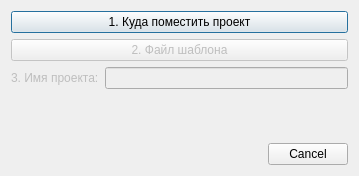
<?xml version="1.0" encoding="UTF-8"?>
<ui version="4.0">
 <class>autoFolder</class>
 <widget class="QDialog" name="autoFolder">
  <property name="geometry">
   <rect>
    <x>0</x>
    <y>0</y>
    <width>359</width>
    <height>176</height>
   </rect>
  </property>
  <property name="windowTitle">
   <string>autoFolder</string>
  </property>
  <layout class="QVBoxLayout" name="verticalLayout">
   <item>
    <widget class="QPushButton" name="btnTargetFolder">
     <property name="text">
      <string>1. Куда поместить проект</string>
     </property>
    </widget>
   </item>
   <item>
    <widget class="QPushButton" name="btnTemplate">
     <property name="enabled">
      <bool>false</bool>
     </property>
     <property name="text">
      <string>2. Файл шаблона</string>
     </property>
    </widget>
   </item>
   <item>
    <layout class="QFormLayout" name="formLayout">
     <item row="0" column="0">
      <widget class="QLabel" name="label">
       <property name="enabled">
        <bool>false</bool>
       </property>
       <property name="text">
        <string>3. Имя проекта:</string>
       </property>
      </widget>
     </item>
     <item row="0" column="1">
      <widget class="QLineEdit" name="txtProjectName">
       <property name="enabled">
        <bool>false</bool>
       </property>
      </widget>
     </item>
    </layout>
   </item>
   <item>
    <spacer name="verticalSpacer">
     <property name="orientation">
      <enum>Qt::Vertical</enum>
     </property>
     <property name="sizeHint" stdset="0">
      <size>
       <width>20</width>
       <height>40</height>
      </size>
     </property>
    </spacer>
   </item>
   <item>
    <widget class="QDialogButtonBox" name="buttonBox">
     <property name="standardButtons">
      <set>QDialogButtonBox::Cancel</set>
     </property>
    </widget>
   </item>
  </layout>
 </widget>
 <resources/>
 <connections/>
</ui>
